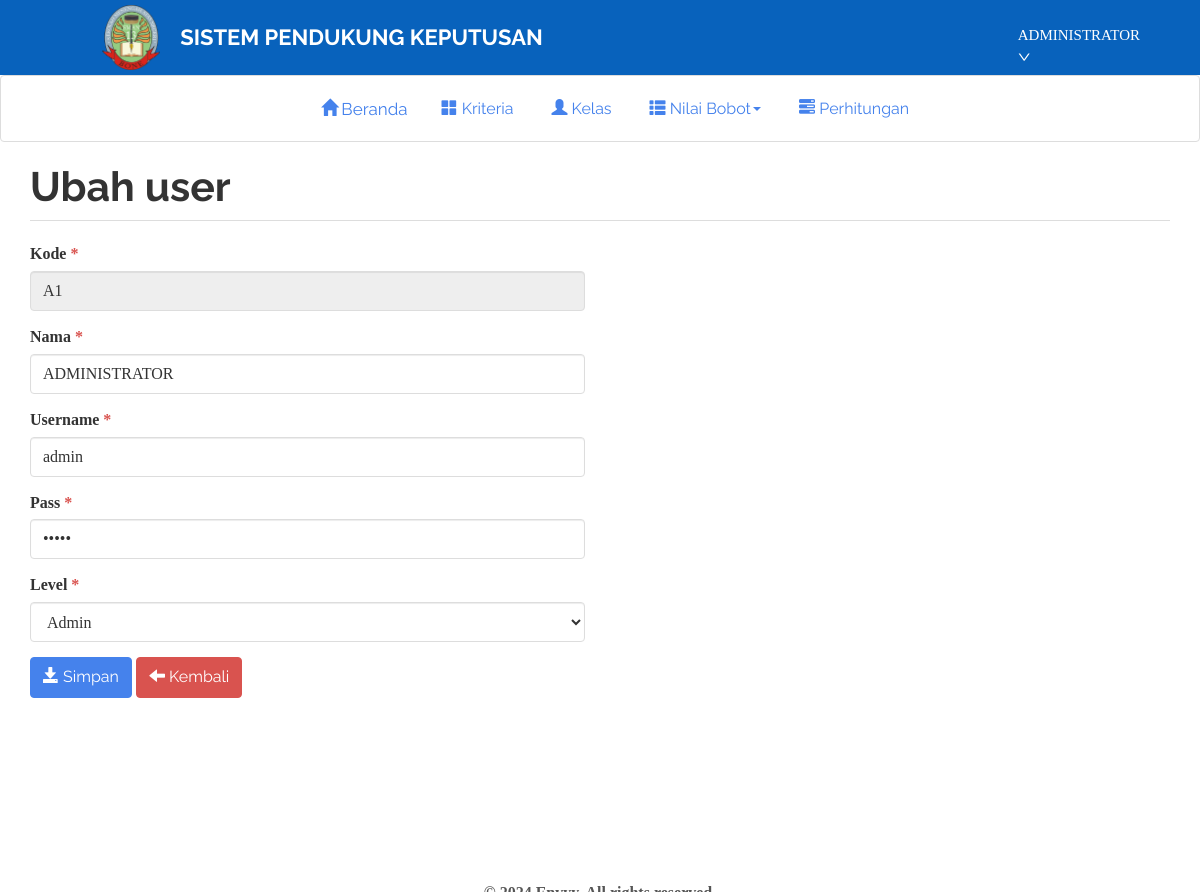
/index.php?m=user_ubah&ID=A1 (signed in), run on the app's committed database.
### tables this page shows
CREATE TABLE `tb_user` (
  `kode_user` varchar(255) NOT NULL,
  `user` varchar(255) NOT NULL,
  `pass` varchar(255) NOT NULL,
  `nama_user` varchar(255) NOT NULL,
  `level` varchar(255) NOT NULL
);

### config.php (called while the page is built)
<?php
$config["server"] = 'localhost';
$config["username"] = 'root';
$config["password"] = '';
$config["database_name"] = 'spk_ahp';

### includes/db.php (called while the page is built, shortened)
<?php
class DB
{
    var $conn = null;
    public function __construct($host, $username, $passwd, $dbname)
    {
        $this->conn = mysqli_connect($host, $username, $passwd, $dbname);
    }
    public function query($sql)
    {
        $query = mysqli_query($this->conn, $sql) or die('<pre>Error mysqli_query: ' . mysqli_error($this->conn) . '<br />' . $sql . '</pre>');
        return $query;
    }
    public function get_row($sql)
    {
        $query = $this->query($sql);
        return mysqli_fetch_object($query);
    }
}

### user_ubah.php (the view, shortened to what this page needs)
<?php
$row = $db->get_row("SELECT * FROM tb_user WHERE kode_user='$_GET[ID]'");
?>
<div class="page-header">
    <h1>Ubah user</h1>
</div>
<form method="post">
    <div class="row">
        <div class="col-sm-6">
            <div class="form-group">
                <label>Kode <span class="text-danger">*</span></label>
                <input class="form-control" type="text" name="kode_user" value="<?= set_value('kode_user', $row->kode_user) ?>" readonly="" />
            </div>
            <div class="form-group">
                <label>Nama <span class="text-danger">*</span></label>
                <input class="form-control" type="text" name="nama_user" value="<?= set_value('nama_user', $row->nama_user) ?>" />
            </div>
            <div class="form-group">
                <label>Username <span class="text-danger">*</span></label>
                <input class="form-control" type="text" name="user" value="<?= set_value('user', $row->user) ?>" />
            </div>
            <div class="form-group">
                <label>Pass <span class="text-danger">*</span></label>
                <input class="form-control" type="password" name="pass" value="<?= set_value('pass', $row->pass) ?>" />
            </div>
            <div class="form-group">
                <label>Level <span class="text-danger">*</span></label>
                <select class="form-control" name="level">
                    <?= get_level_option('level', $row->level) ?>
                </select>
            </div>
            <div class="form-group">
                <button class="btn btn-primary"><span class="glyphicon glyphicon-save"></span> Simpan</button>
                <a class="btn btn-danger" href="?m=user"><span class="glyphicon glyphicon-arrow-left"></span> Kembali</a>
            </div>
        </div>
    </div>
</form>

### index.php (shortened to what this page needs)
<?php
include 'functions.php';
?>
<!DOCTYPE html>
<html lang="en">
<head>
  <link href="assets/css/readable-bootstrap.min.css" rel="stylesheet" />
  <link href="assets/css/general.css" rel="stylesheet" />
</head>
<?php
function get_current_username() {
  if (isset($_SESSION['login'])) {
      global $db;
      $user = $db->get_row("SELECT nama_user FROM tb_user WHERE user = '{$_SESSION['login']}'");
      if ($user) {
          return $user->nama_user;
      } else {
          return "";
      }
  } else {
      return "";
  }
}
$current_username = get_current_username();
?>
<body>
<div>
  <div class="container-fluid" style="padding: 0 15px; background-color: #0862bc;">
    <div class="row align-items-center">
      <div class="col-md-6">
        <div class="d-flex align-items-center" style="display: flex; align-items: center; justify-content: center;">
          <img src="assets/logo.png" height="75" style="margin-right: 20px; padding-left: 45px;padding-top:5px;padding-bottom:5px">
          <h3 style="color:#ffffff; margin: 0; display: inline-block; font-size: 22px;padding-top:0px;">SISTEM PENDUKUNG KEPUTUSAN</h3>
        </div>
      </div>
      <div class="col-md-6 d-flex justify-content-end" style="padding-top:25px;padding-right:60px;">
        <div class="align-grid-self" style="justify-self: end;">
          <div class="dropdown" style="display: flex; align-items: center;">
            <a class="dropdown-toggle" href="#" data-toggle="dropdown" role="button" aria-expanded="false" style="color: white; display: flex; align-items: center; padding-left: 0px;">
              <span  style="font-size: 15px; vertical-align: middle; padding-left: 410px;justify-self:end;"><?php echo $current_username; ?>
              <i aria-label="icon: down" class="anticon anticon-down" style="vertical-align: middle; padding-bottom: 10px;">
              </i>
              </span>
            </a>
          </div>
        </div>
      </div>
    </div>
  </div>
  <nav class="navbar navbar-default navbar-top" style="width: 100%;">
    <div class="container" style="width: 100%;">
    <div class="navbar-header text-center">
        <a class="navbar-brand" href="?"style="padding-left:320px;"><span class="glyphicon glyphicon-home"style="width:16px;height:16px;"></span> Beranda</a>
      </div>
      <div id="navbar" class="navbar-collapse collapse justify-content-center text-center" style="flex-wrap: wrap;">
        <ul class="nav navbar-nav mx-auto">
          <li><a href="?m=kriteria"><span class="glyphicon glyphicon-th-large"></span> Kriteria</a></li>
          <li><a href="?m=rel_alternatif"><span class="glyphicon glyphicon-user"></span> Kelas</a></li>
          <li class="dropdown">
            <a href="#" class="dropdown-toggle" data-toggle="dropdown" role="button" aria-expanded="false"><span class="glyphicon glyphicon-th-list"></span> Nilai Bobot<span class="caret"></span></a>
          </li>
          <li><a href="?m=hitung"><span class="glyphicon glyphicon-tasks"></span> Perhitungan</a></li>
        </ul>
      </div>
    </div>
  </nav>
</div>
  <div class="container">
    <?php
    if (file_exists($mod . '.php'))
      include $mod . '.php';
    else
      include 'home.php';
    ?>
  </div>
  <footer class="footer bg-transparent">
  <div class="container">
    <div class="row">
      <div class="col-12 text-center">
        <p class="mb-0 copyright-text">
        </p>
      </div>
    </div>
  </div>
</footer>
</body>
</html>

### assets/css/general.css (style rules this page uses)
html { position: relative; min-height: 100%; }
body { margin-bottom: 70px; }
.footer { position: absolute; bottom: 0; width: 100%; height: 40px; }
.footer .container p { margin: 10px 0; }
.page-header { margin-top: 0; padding-bottom: 0; }
.page-header h1 { margin-top: 0; }

### index.php (style rules this page uses)
.align-grid-self { justify-self: end; }
.navbar-brand { font-size: 17px; padding-left: 0px; padding-top:17px; }
.footer { background-color: transparent; padding: 20px 0; }
.copyright-text { color: #555; font-size: 16px; font-weight: 600; }

### data on the page
tb_user: nama_user "ADMINISTRATOR", kode_user "A1", user "admin", level "Admin"
